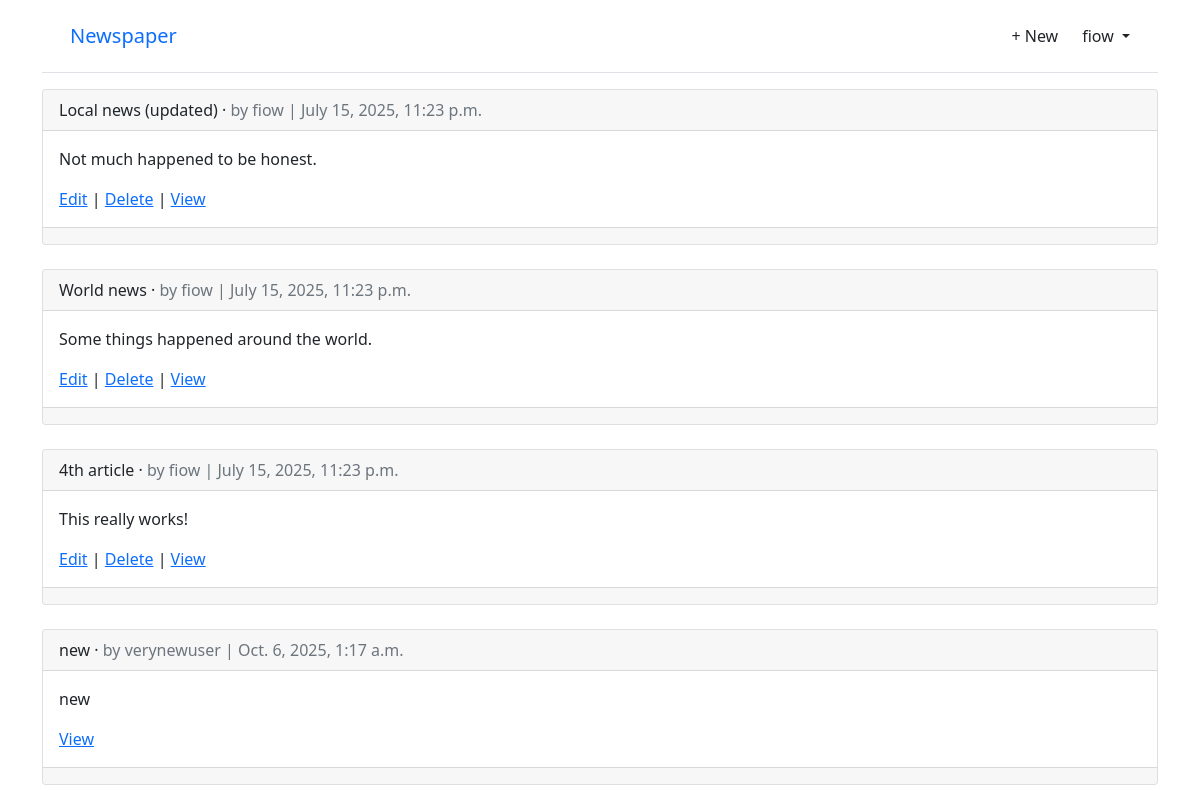
The page /newspaper/ (signed in) on the database its author committed.
### accounts/models.py (models this page shows)
class CustomUser(AbstractUser):
    age = models.PositiveIntegerField(null=True, blank=True)

### newspaper/models.py (models this page shows, shortened)
class Article(models.Model):
    title = models.CharField(max_length=255)
    body = models.TextField()
    date = models.DateTimeField(auto_now_add=True)
    author = models.ForeignKey(
        settings.AUTH_USER_MODEL,
        on_delete=models.CASCADE,
    )
    def get_absolute_url(self):
        return reverse("newspaper:article_detail", kwargs={"pk": self.pk})

### newspaper/views.py (the view)
# urls.py: path("", views.ArticleListView.as_view(), name="article_list"),
class ArticleListView(LoginRequiredMixin, ListView):
    model = Article
    template_name = "newspaper/article_list.html"

### newspaper/templates/newspaper/article_list.html (shortened to what this page needs)
{% extends "newspaper/layout.html" %}
{% block body %}
    {% for article in article_list %}
        <div class="card">
            <div class="card-header">
                <span class="font-weight-bold">{{ article.title }}</span> &middot;
                <span class="text-muted">by {{ article.author }} |
                {{ article.date }}</span>
            </div>
            <div class="card-body">
                <p>{{ article.body }}</p>
                {% if article.author == request.user %}
                    <a href="{% url 'newspaper:article_edit' article.pk %}">Edit</a> |
                    <a href="{% url 'newspaper:article_delete' article.pk %}">Delete</a> |
                {% endif %}
                <a href="{{ article.get_absolute_url }}">View</a>
            </div>
            <div class="card-footer">
            </div>
        </div>
        <br />
    {% endfor %}
{% endblock %}

### newspaper/templates/newspaper/layout.html (shortened to what this page needs)
<!DOCTYPE html>
<html lang="en">
    <head>
    <link href="https://cdn.jsdelivr.net/npm/bootstrap@5.1.3/dist/css/bootstrap.min.css" rel="stylesheet"
>
    </head>
    <body>
        <div class="container">
            <header class="p-3 mb-3 border-bottom">
                <div class="container">
                    <div class="d-flex flex-wrap align-items-center justify-content-between">
                        <a class="navbar-brand" href="{% url 'newspaper:article_list' %}">Newspaper</a>
                        {% if user.is_authenticated %}
                        <div class="d-flex align-items-center">
                            <a href="{% url 'newspaper:article_new' %}" class="nav-link px-2 link-dark">+ New</a>
                            <div class="dropdown text-end ms-3">
                                <a href="#" class="d-block link-dark text-decoration-none dropdown-toggle"
                                    id="dropdownUser1" data-bs-toggle="dropdown" aria-expanded="false">
                                    {{ user.username }}
                                </a>
                            </div>
                        </div>
                        {% else %}
                            <div class="text-end">
                                <a href="{% url 'login' %}" class="btn btn-outline-primary me-2">Log In</a>
                                <a href="{% url 'signup' %}" class="btn btn-primary">Sign Up</a>
                            </div>
                        {% endif %}
                    </div>
                </div>
            </header>
            <main>
                {% block body %}
                {% endblock %}
            </main>
        </div>
    </body>
</html>

### rows shown on the page
CustomUser: username "fiow"
Article: title "Local news (updated)", author "fiow", date "July 15, 2025, 11:23 p.m.", body "Not much happened to be honest.", shows "Edit"
Article: title "World news", author "fiow", date "July 15, 2025, 11:23 p.m.", body "Some things happened around the world.", shows "Edit"
Article: title "4th article", author "fiow", date "July 15, 2025, 11:23 p.m.", body "This really works!", shows "Edit"
Article: title "new", author "verynewuser", date "Oct. 6, 2025, 1:17 a.m.", body "new"
